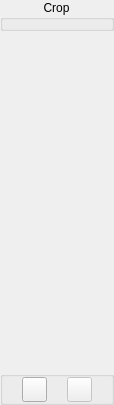
<ui version="4.0" >
 <class>PhotoControlCrop</class>
 <widget class="QWidget" name="PhotoControlCrop" >
  <property name="geometry" >
   <rect>
    <x>0</x>
    <y>0</y>
    <width>114</width>
    <height>405</height>
   </rect>
  </property>
  <property name="windowTitle" >
   <string/>
  </property>
  <layout class="QGridLayout" >
   <property name="leftMargin" >
    <number>0</number>
   </property>
   <property name="topMargin" >
    <number>0</number>
   </property>
   <property name="rightMargin" >
    <number>0</number>
   </property>
   <property name="bottomMargin" >
    <number>0</number>
   </property>
   <property name="horizontalSpacing" >
    <number>1</number>
   </property>
   <property name="verticalSpacing" >
    <number>1</number>
   </property>
   <item row="0" column="0" >
    <widget class="QGroupBox" name="groupBox_2" >
     <property name="title" >
      <string>Crop</string>
     </property>
     <property name="alignment" >
      <set>Qt::AlignHCenter</set>
     </property>
     <property name="flat" >
      <bool>true</bool>
     </property>
    </widget>
   </item>
   <item row="1" column="0" >
    <spacer>
     <property name="orientation" >
      <enum>Qt::Vertical</enum>
     </property>
     <property name="sizeHint" >
      <size>
       <width>25</width>
       <height>221</height>
      </size>
     </property>
    </spacer>
   </item>
   <item row="2" column="0" >
    <widget class="QGroupBox" name="groupBox" >
     <property name="title" >
      <string/>
     </property>
     <property name="flat" >
      <bool>true</bool>
     </property>
     <layout class="QGridLayout" >
      <property name="leftMargin" >
       <number>0</number>
      </property>
      <property name="topMargin" >
       <number>0</number>
      </property>
      <property name="rightMargin" >
       <number>0</number>
      </property>
      <property name="bottomMargin" >
       <number>0</number>
      </property>
      <property name="horizontalSpacing" >
       <number>1</number>
      </property>
      <property name="verticalSpacing" >
       <number>1</number>
      </property>
      <item row="0" column="0" >
       <widget class="QPushButton" name="cancelButton" >
        <property name="minimumSize" >
         <size>
          <width>25</width>
          <height>25</height>
         </size>
        </property>
        <property name="maximumSize" >
         <size>
          <width>25</width>
          <height>25</height>
         </size>
        </property>
        <property name="toolTip" >
         <string>Close</string>
        </property>
        <property name="text" >
         <string/>
        </property>
        <property name="icon" >
         <iconset resource="../images.qrc" >:/images/cancel.png</iconset>
        </property>
       </widget>
      </item>
      <item row="0" column="1" >
       <widget class="QPushButton" name="saveButton" >
        <property name="enabled" >
         <bool>false</bool>
        </property>
        <property name="minimumSize" >
         <size>
          <width>25</width>
          <height>25</height>
         </size>
        </property>
        <property name="maximumSize" >
         <size>
          <width>25</width>
          <height>25</height>
         </size>
        </property>
        <property name="toolTip" >
         <string>Save changes</string>
        </property>
        <property name="text" >
         <string/>
        </property>
        <property name="icon" >
         <iconset resource="../images.qrc" >:/images/filesave.png</iconset>
        </property>
       </widget>
      </item>
     </layout>
    </widget>
   </item>
  </layout>
 </widget>
 <resources>
  <include location="../images.qrc" />
 </resources>
 <connections/>
</ui>
